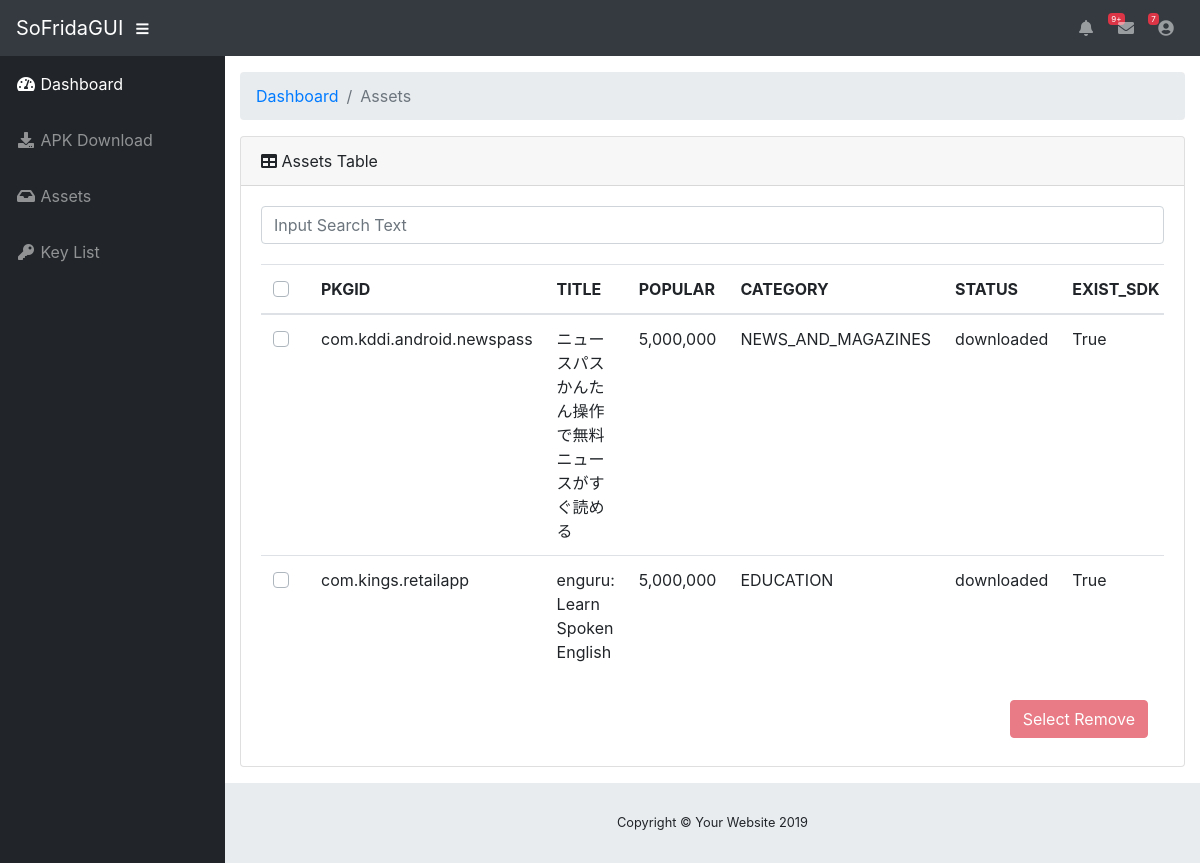
Page /assets on the committed database.
### tables this page shows
CREATE TABLE assets (
            package_name text primary key, 
            title text,
            popular integer,
            category text,
            status text,
            exist_sdk integer,
            access_key_id text,
            secret_access_key text,
            session_token text,
            region text,
            service text,
            bucket text);

### app.py (the view)
@app.route("/assets")
def assets_layout():
  asset = Assets()
  asset_infos = asset.get_all()
  return render_template("assets.html", asset_infos=asset_infos)

### assets.py (called while the page is built)
    def db_init(self):
        self.db_path = os.path.join("./assets.db")
        self.con = sqlite3.connect(self.db_path)
        self.cur = self.con.cursor()
        self.cur.execute('''create table if not exists assets (
            package_name text primary key,
            title text,
            popular integer,
            category text,
            status text,
            exist_sdk integer,
            access_key_id text,
            secret_access_key text,
            session_token text,
            region text,
            service text,
            bucket text)''')
        self.columns = ['package_name', 'title', 'popular','category','status','exist_sdk', 'access_key_id', 'secret_key_id','session_token','region','service','bucket']
        self.con.commit()

    def get_all(self):
        package_list = []
        for row in self.cur.execute('''select * from assets'''):
            package = dict()
            for i in range(len(self.columns)):
                if row[i] == None:
                    package[self.columns[i]] = ""
                else:
                    package[self.columns[i]] = row[i]
            package_list.append(package)
        return package_list

### templates/assets.html (shortened to what this page needs)
{% extends "layout.html" %}
{% block content %}
<div class="container-fluid">
	<ol class="breadcrumb">
		<li class="breadcrumb-item">
			<a href="#">Dashboard</a>
		</li>
		<li class="breadcrumb-item active">Assets</li>
	</ol>
	<div class="card mb-3">
		<div class="card-header">
			<i class="fas fa-table"></i>
			Assets Table
		</div>
		<div class="card-body">
			<div class="input-group">
				<input type="text" class="form-control" placeholder="Input Search Text" spellcheck="false" id="search_form">
			</div>
			<div style="margin-top:20px;" class="table-responsive" id="assets_list">
				<table class="table" id="assets_table">
					<thead>
						<th>
							<div class="custom-control custom-checkbox" align="center">
							</div>
						</th>
						<th>PKGID</th>
						<th>TITLE</th>
						<th>POPULAR</th>
						<th>CATEGORY</th>
						<th>STATUS</th>
						<th>EXIST_SDK</th>
					</thead>
					<tbody>
						{% for info in asset_infos %}
						<tr>
							<td>
								<div class="custom-control custom-checkbox" align="center">
								</div>
							</td>
							<td>{{ info['package_name'] }}</td>
							<td>{{ info['title'] }}</td>
							<td>{{ "{:,}".format(info['popular']) }}</td>
							<td>{{ info['category'] }}</td>
							<td>{{ info['status'] }}</td>
							{% if info['exist_sdk'] == 1 %}
							<td>True</td>
							{% elif info['exist_sdk'] == 0 %}
							<td>False</td>
							<td><button class="btn btn-danger" id="{{ info['package_name'] }}">Remove</button></td>
							{% else %}
							<td></td>
							<td></td>
							{% endif %}
						</tr>
						{% endfor %}
					</tbody>
				</table>
			</div>
			<nav class="navbar navbar-expand">
				<button class="nav-item btn btn-danger ml-auto mr-0 my-2 my-md-0" id="select-remove" disabled>Select Remove</button>
			</nav>
		</div>
	</div>
</div>
{% endblock %}

### templates/layout.html (shortened to what this page needs)
<!DOCTYPE html>
<html lang="en" style="font-family: SFMono-Regular, Menlo, Monaco, Consolas, 'Liberation Mono', 'Courier New', monospace;">
    <head>
        <link  rel="stylesheet" type="text/css" href="{{ url_for('static', filename='vendor/fontawesome-free/css/all.min.css')}}">
        <link  rel="stylesheet" type="text/css" href="{{ url_for('static', filename='vendor/datatables/dataTables.bootstrap4.css')}}">
        <link  rel="stylesheet" type="text/css" href="{{ url_for('static', filename='css/sb-admin.css')}}">
    </head>
    <body id="page-top">
        <nav class="navbar navbar-expand navbar-dark bg-dark static-top">
            <a class="navbar-brand mr-1" href="{{ url_for('index') }}">SoFridaGUI</a>
            <button class="btn btn-link btn-sm text-white order-1 order-sm-0" id="sidebarToggle" href="#">
                <i class="fas fa-bars"></i>
            </button>
            <ul class="navbar-nav ml-auto mr-0 my-2 my-md-0">
                <li class="nav-item dropdown no-arrow">
                    <a class="nav-link dropdown-toggle" href="#" id="alertsDropdown" role="button" data-toggle="dropdown" aria-haspopup="true" aria-expanded="false">
                    <i class="fas fa-bell fa-fw"></i>
                    <span class="badge badge-danger">9+</span>
                    </a>
                </li>
                <li class="nav-item dropdown no-arrow mx-1">
                    <a class="nav-link dropdown-toggle" href="#" id="messagesDropdown" role="button" data-toggle="dropdown" aria-haspopup="true" aria-expanded="false">
                    <i class="fas fa-envelope fa-fw"></i>
                    <span class="badge badge-danger">7</span>
                    </a>
                </li>
                <li class="nav-item dropdown no-arrow">
                    <a class="nav-link dropdown-toggle" href="#" id="userDropdown" role="button" data-toggle="dropdown" aria-haspopup="true" aria-expanded="false">
                    <i class="fas fa-user-circle fa-fw"></i>
                    </a>
                </li>
            </ul>
        </nav>
        <div id="wrapper">
            <ul class="sidebar navbar-nav">
                <li class="nav-item active">
                    <a class="nav-link" href="{{ url_for('index') }}">
                    <i class="fas fa-fw fa-tachometer-alt"></i>
                    <span>Dashboard</span>
                    </a>
                </li>
                <li class="nav-item">
                    <a class="nav-link" href="{{ url_for('apk_download_layout') }}">
                    <i class="fas fa-fw fa-download"></i>
                    <span>APK Download</span></a>
                </li>
                <li class="nav-item">
                    <a class="nav-link" href="{{ url_for('assets_layout') }}">
                    <i class="fas fa-fw fa-inbox"></i>
                    <span>Assets</span></a>
                </li>
                <li class="nav-item">
                    <a class="nav-link" href="#">
                    <i class="fas fa-fw fa-key"></i>
                    <span>Key List</span></a>
                </li>
            </ul>
            <div id="content-wrapper">
            {% block content %}
            {% endblock %}
                <footer class="sticky-footer">
                    <div class="container my-auto">
                        <div class="copyright text-center my-auto">
                            <span>Copyright © Your Website 2019</span>
                        </div>
                    </div>
                </footer>
            </div>
        </div>
    </body>
</html>

### rows in the picture
assets: package_name "com.kddi.android.newspass", title "ニュースパス かんたん操作で無料ニュースがすぐ読める", popular "5,000,000", category "NEWS_AND_MAGAZINES", status "downloaded"
assets: package_name "com.kings.retailapp", title "enguru: Learn Spoken English", popular "5,000,000", category "EDUCATION", status "downloaded"
